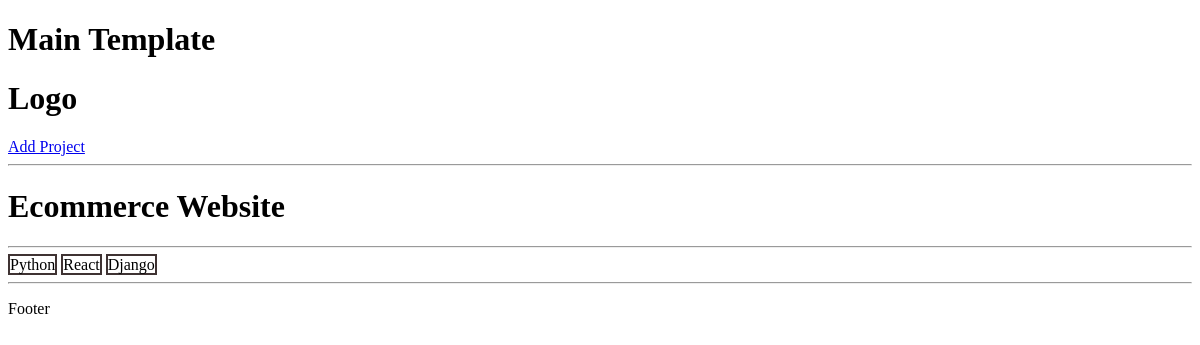
The page /project/35aa8665-dc36-4e90-a4e7-b10cac43fe31/ on the database as committed earlier.
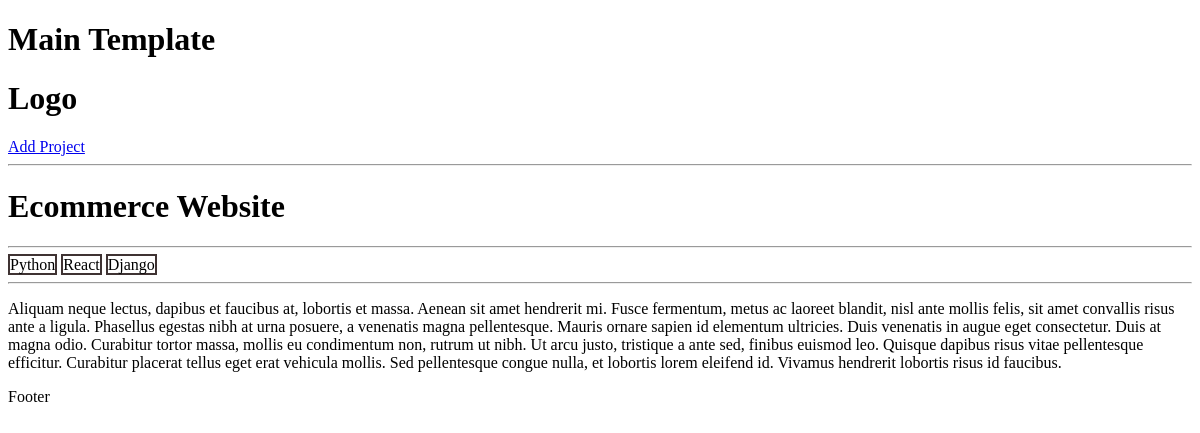
The same page on the database as committed later.
### projects/models.py (models this page shows, shortened)
class Projects(models.Model):
 title = models.CharField(max_length=200)
 description = models.TextField(null=True, blank=True)
 demo_link = models.CharField(max_length=2000,null=True, blank=True)
 source_link = models.CharField(max_length=2000,null=True, blank=True)
 tags = models.ManyToManyField(Tag, blank=True)
 vote_total = models.IntegerField(default=0,null=True, blank=True)
 vote_ratio = models.IntegerField(default=0,null=True, blank=True)
 created_at = models.DateTimeField(auto_now_add=True)
 id = models.UUIDField(default = uuid.uuid4, unique=True, primary_key=True, editable=False)

### projects/views.py (the view)
# urls.py: path('project/<str:pk>/', views.project, name='project'),
def project(request,pk):
 projectObj = Projects.objects.get(id=pk)
 return render(request,'projects/single-project.html',{'project':projectObj})

### projects/models.py (called while the page is built)
  def __str__(self):
   return self.name

### projects/templates/projects/single-project.html
{% extends 'main.html' %}
{% block content %}
<h1>{{project.title}}</h1>
<hr>
{% for tag in project.tags.all %}
<span style="border: 2px solid rgb(63, 51, 51)">{{tag}}</span>
{% endfor %}
<hr>
<p>{{project.description}}</p>
{% endblock content %}

Rows that differ between the two databases and show on the page:
changed Projects "Ecommerce Website": description (not shown) → "Aliquam neque lectus, dapibus et faucibus at, lobortis et massa. Aenean sit amet hendrerit mi. Fusce fermentum, metus ac laoreet blandit, nisl ante mollis felis, sit amet convallis risus ante a ligula. Phasellus egestas nibh at urna posuere, a venenatis magna pellentesque. Mauris ornare sapien id elementum ultricies. Duis venenatis in augue eget consectetur. Duis at magna odio. Curabitur tortor massa, mollis eu condimentum non, rutrum ut nibh. Ut arcu justo, tristique a ante sed, finibus euismod leo. Quisque dapibus risus vitae pellentesque efficitur. Curabitur placerat tellus eget erat vehicula mollis. Sed pellentesque congue nulla, et lobortis lorem eleifend id. Vivamus hendrerit lobortis…"
